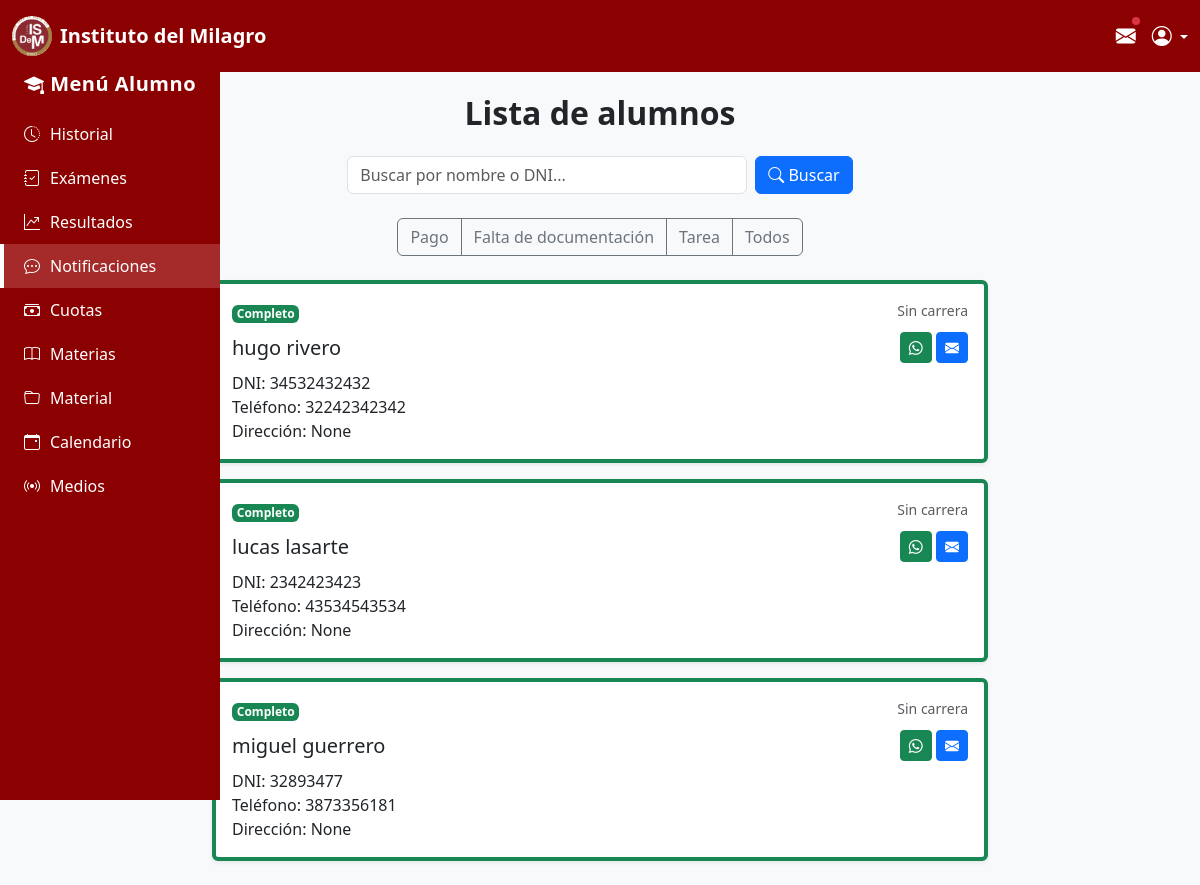
Before: /home/ (signed in) with the older database file.
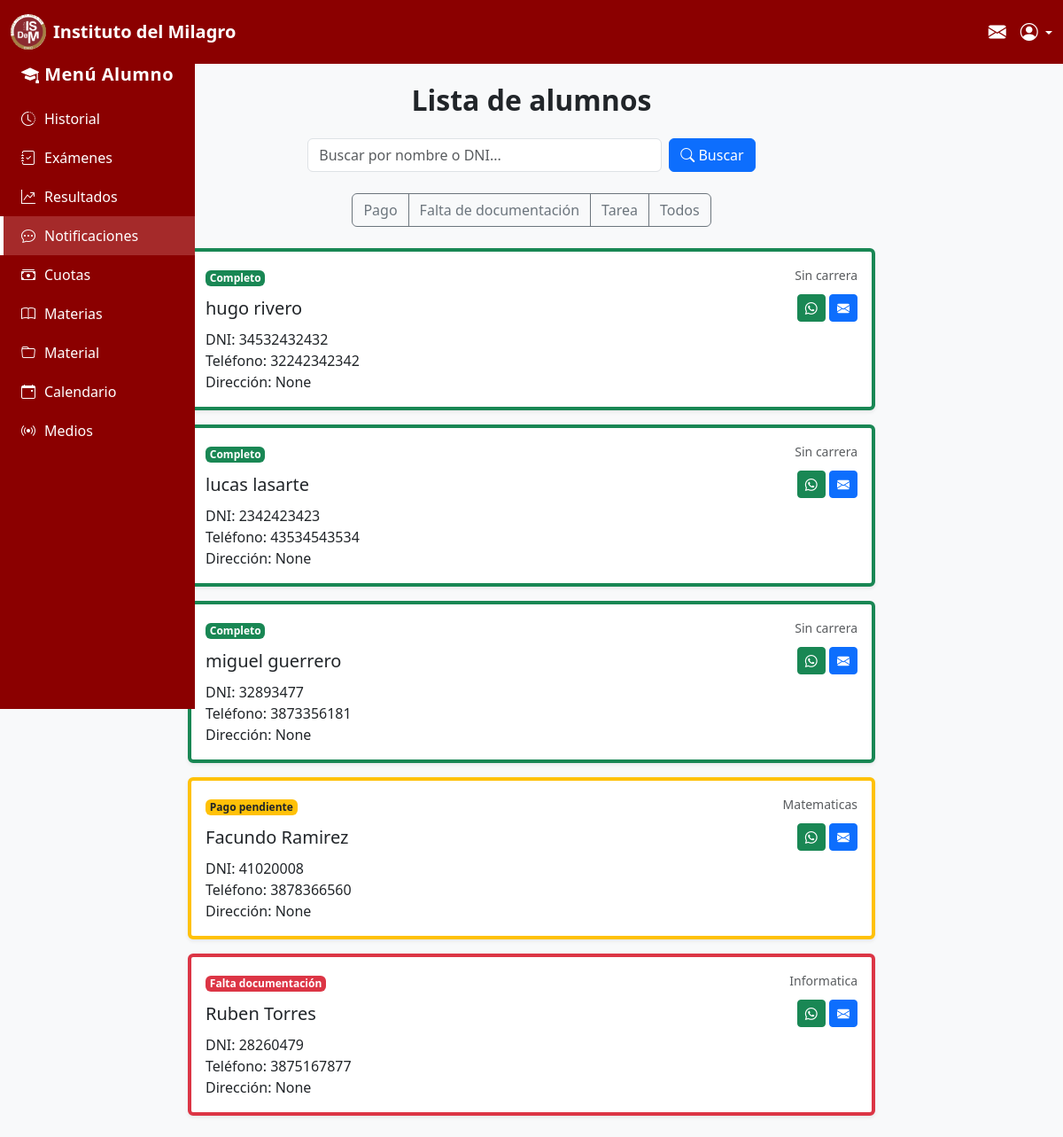
After: the same page with the newer database file.
### mensajes/models.py (models this page shows, shortened)
class PerfilAlumno(models.Model):
    user = models.OneToOneField(User, on_delete=models.CASCADE)
    dni = models.CharField(max_length=20, unique=True)
    telefono = models.CharField(max_length=20, blank=True, null=True)
    direccion = models.CharField(max_length=200, blank=True, null=True)
    carrera = models.ForeignKey(Carrera, on_delete=models.SET_NULL, blank=True, null=True)
    estado_documentacion = models.BooleanField(default=True)  # True = completa, False = faltante
    estado_pago = models.BooleanField(default=True)  # True = al día, False = pendiente

class Carrera(models.Model):
    MODALIDAD_CHOICES = (
        ('Presencial', 'Presencial'),
        ('A distancia', 'A distancia'),
    )
    NOMBRE_CHOICES = (
        ('Historia', 'Historia'),
        ('Matematicas', 'Matemáticas'),
        ('Informatica', 'Informática'),
        ('Medicina', 'Medicina'),
    )
    nombre = models.CharField(max_length=100, choices=NOMBRE_CHOICES)
    modalidad = models.CharField(max_length=20, choices=MODALIDAD_CHOICES)
    descripcion = models.TextField(blank=True, null=True)

### mensajes/views.py (the view)
# urls.py: path('home/',views.listar_alumnos, name='alumnos_lista'),
@login_required
def listar_alumnos(request):
    alumnos = PerfilAlumno.objects.select_related('user', 'carrera').all()
    return render(request, 'mensajes/interfaz.html', {'alumnos': alumnos})

### mensajes/templates/mensajes/interfaz.html (shortened to what this page needs)
<!DOCTYPE html>
<html lang="es">
<head>
    <link href="https://cdn.jsdelivr.net/npm/bootstrap@5.3.3/dist/css/bootstrap.min.css" rel="stylesheet">
    <link rel="stylesheet" href="https://cdn.jsdelivr.net/npm/bootstrap-icons@1.11.3/font/bootstrap-icons.min.css">
</head>
<body style="padding-top: 70px;">
    {% include "mensajes/navbar.html" %}
    {% include "mensajes/sidebar.html" %}
    <main class="d-flex justify-content-center align-items-start p-4">
        <div class="container text-center">
            {% if user.is_staff %}
                <h2 class="fw-bold text-dark mb-4">Lista de alumnos</h2>
                <div class="mb-4 d-flex justify-content-center gap-2">
                    <input type="text" id="search-input" class="form-control" placeholder="Buscar por nombre o DNI...">
                    <button id="btn-buscar" class="btn btn-primary">
                        <i class="bi bi-search"></i> Buscar
                    </button>
                </div>
                <div class="btn-group mb-4" role="group">
                    <button type="button" class="btn btn-outline-secondary tag-btn" data-tag="Pago">Pago</button>
                    <button type="button" class="btn btn-outline-secondary tag-btn" data-tag="Falta de documentación">Falta de documentación</button>
                    <button type="button" class="btn btn-outline-secondary tag-btn" data-tag="Tarea">Tarea</button>
                    <button type="button" class="btn btn-outline-secondary tag-btn" data-tag="">Todos</button>
                </div>
                <div id="alumnos-container" class="d-flex flex-column gap-3">
                    {% for alumno in alumnos %}
                        <div
                            class="alumno-card card border-start border-4 {% if not alumno.estado_pago %}border-warning{% elif not alumno.estado_documentacion %}border-danger{% else %}border-success{% endif %} shadow-sm"
                            data-estado-pago="{{ alumno.estado_pago|yesno:'completo,pago_pendiente' }}"
                            data-estado-doc="{{ alumno.estado_documentacion|yesno:'completo,falta_documentacion' }}"
                            data-alumno-id="{{ alumno.id }}"
                            data-user-id="{{ alumno.user.id }}"
                        >
                            <div class="card-body text-start">
                                <div class="d-flex justify-content-between mb-2">
                                    <div>
                                        {% if not alumno.estado_pago %}
                                            <span class="badge bg-warning text-dark">Pago pendiente</span>
                                        {% elif not alumno.estado_documentacion %}
                                            <span class="badge bg-danger">Falta documentación</span>
                                        {% else %}
                                            <span class="badge bg-success">Completo</span>
                                        {% endif %}
                                    </div>
                                    <small class="text-muted">
                                        {% if alumno.carrera %}{{ alumno.carrera.nombre }}{% else %}Sin carrera{% endif %}
                                    </small>
                                </div>
                                <div class="d-flex justify-content-between align-items-center">
                                    <h5 class="card-title mb-0">{{ alumno.user.first_name }} {{ alumno.user.last_name }}</h5>
                                    <div class="contact-icons">
                                        {% if alumno.telefono %}
                                        <button class="btn btn-success btn-sm send-whatsapp" data-alumno-id="{{ alumno.id }}" data-nombre="{{ alumno.user.first_name }}" data-telefono="{{ alumno.telefono }}" title="Enviar WhatsApp">
                                            <i class="bi bi-whatsapp"></i>
                                        </button>
                                        {% endif %}
                                        {% if alumno.user.email %}
                                        <button class="btn btn-primary btn-sm send-email" data-alumno-id="{{ alumno.id }}" data-nombre="{{ alumno.user.first_name }}" data-email="{{ alumno.user.email }}" title="Enviar correo">
                                            <i class="bi bi-envelope-fill"></i>
                                        </button>
                                        {% endif %}
                                    </div>
                                </div>
                                <p class="card-text mt-2">
                                    DNI: <span class="alumno-dni">{{ alumno.dni }}</span><br>
                                    Teléfono: {{ alumno.telefono }}<br>
                                    Dirección: {{ alumno.direccion }}
                                </p>
                            </div>
                        </div>
                    {% endfor %}
                </div>
            {% endif %}
        </div>
    </main>
</body>
</html>

### mensajes/templates/mensajes/navbar.html (shortened to what this page needs)
{% load static %}
<nav class="navbar navbar-expand-lg fixed-top" style="background-color: #8B0000;">
    <div class="container-fluid">
        <a class="navbar-brand d-flex align-items-center" href="#">
            <img src='{% static "descarga.png" %}' alt="Logo" width="40" height="40" style="border-radius: 50%;">
            <span class="navbar-text fw-bold fs-5 ms-2" style="color: white;">
                Instituto del Milagro
            </span>
        </a>
        <a href="{% url 'mensajes' %}" class="nav-link position-relative me-3">
            <i class="bi bi-envelope-fill fs-5" style="color: white;"></i>
            <span id="mensajes-punto" class="position-absolute top-0 start-100 translate-middle p-1 bg-danger rounded-circle" style="display:none;"></span>
        </a>
        <div class="dropdown">
            <a class="nav-link dropdown-toggle" style="color: white;" href="#" role="button" id="perfilDropdown" data-bs-toggle="dropdown" aria-expanded="false">
                <i class="bi bi-person-circle fs-5" style="color: white;"></i>
            </a>
        </div>
    </div>
</nav>

### mensajes/templates/mensajes/sidebar.html (shortened to what this page needs)
<div class="sidebar">
    <h5><i class="bi bi-mortarboard-fill"></i> Menú Alumno</h5>
    <a href="#"><i class="bi bi-clock-history"></i> Historial</a>
    <a href="#"><i class="bi bi-journal-check"></i> Exámenes</a>
    <a href="#"><i class="bi bi-graph-up-arrow"></i> Resultados</a>
    <a href="#" class="active"><i class="bi bi-chat-dots"></i> Notificaciones</a>
    <a href="#"><i class="bi bi-cash-stack"></i> Cuotas</a>
    <a href="#"><i class="bi bi-book"></i> Materias</a>
    <a href="#"><i class="bi bi-folder"></i> Material</a>
    <a href="#"><i class="bi bi-calendar-event"></i> Calendario</a>
    <a href="#"><i class="bi bi-broadcast"></i> Medios</a>
</div>

### mensajes/templates/mensajes/interfaz.html (style rules this page uses)
body { background-color: #f8f9fa; }
main { min-height: 100vh; }
.container { max-width: 800px; }
.tag-btn { transition: all 0.3s; }
#search-input { max-width: 400px; }

### mensajes/templates/mensajes/navbar.html (style rules this page uses)
.badge { padding: 0.25em 0.4em; }

### mensajes/templates/mensajes/sidebar.html (style rules this page uses)
.sidebar { position: fixed; top: 56px; left: 0; width: 220px; height: calc(100vh - 56px); background-color: #8B0000; color: #fff; display: flex; flex-direction: column; padding-top: 1rem; z-index: 1000; overflow-y: auto; }
.sidebar h5 { text-align: center; margin-bottom: 1rem; font-weight: 600; letter-spacing: 0.5px; }
.sidebar a { color: #fff; text-decoration: none; padding: 10px 20px; display: flex; align-items: center; transition: 0.3s; border-left: 4px solid transparent; }
.sidebar a i { margin-right: 10px; }
.sidebar a:hover, .sidebar a.active { background-color: #a52a2a; border-left: 4px solid #fff; }

Changed rows visible on the page:
added PerfilAlumno: estado_pago "Pago pendiente", carrera.nombre "Matematicas", user.first_name "Facundo", user.last_name "Ramirez", dni "41020008", telefono "3878366560", direccion "None"
added PerfilAlumno: estado_pago "Falta documentación", carrera.nombre "Informatica", user.first_name "Ruben", user.last_name "Torres", dni "28260479", telefono "3875167877", direccion "None"
